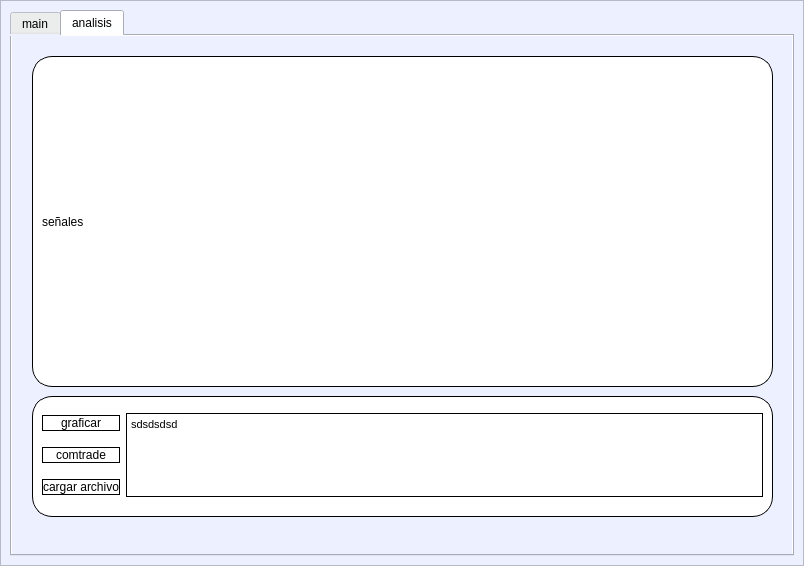
<?xml version="1.0" encoding="UTF-8"?>
<ui version="4.0">
 <class>MainWindow</class>
 <widget class="QMainWindow" name="MainWindow">
  <property name="geometry">
   <rect>
    <x>0</x>
    <y>0</y>
    <width>804</width>
    <height>566</height>
   </rect>
  </property>
  <property name="maximumSize">
   <size>
    <width>10000</width>
    <height>10000</height>
   </size>
  </property>
  <property name="windowTitle">
   <string>MainWindow</string>
  </property>
  <widget class="QWidget" name="centralwidget">
   <layout class="QVBoxLayout" name="verticalLayout">
    <property name="leftMargin">
     <number>0</number>
    </property>
    <property name="topMargin">
     <number>0</number>
    </property>
    <property name="rightMargin">
     <number>0</number>
    </property>
    <property name="bottomMargin">
     <number>0</number>
    </property>
    <item>
     <widget class="QFrame" name="frame">
      <property name="enabled">
       <bool>true</bool>
      </property>
      <property name="styleSheet">
       <string notr="true">background-color: rgb(237, 241, 255);</string>
      </property>
      <property name="frameShape">
       <enum>QFrame::StyledPanel</enum>
      </property>
      <property name="frameShadow">
       <enum>QFrame::Raised</enum>
      </property>
      <layout class="QVBoxLayout" name="verticalLayout_3">
       <item>
        <widget class="QTabWidget" name="menu">
         <property name="enabled">
          <bool>true</bool>
         </property>
         <property name="currentIndex">
          <number>1</number>
         </property>
         <widget class="QWidget" name="t1">
          <attribute name="title">
           <string>main</string>
          </attribute>
          <widget class="QFrame" name="frame_4">
           <property name="geometry">
            <rect>
             <x>40</x>
             <y>10</y>
             <width>721</width>
             <height>401</height>
            </rect>
           </property>
           <property name="styleSheet">
            <string notr="true">background-color: rgb(254, 255, 237);</string>
           </property>
           <property name="frameShape">
            <enum>QFrame::StyledPanel</enum>
           </property>
           <property name="frameShadow">
            <enum>QFrame::Raised</enum>
           </property>
           <widget class="QLabel" name="label">
            <property name="geometry">
             <rect>
              <x>20</x>
              <y>10</y>
              <width>691</width>
              <height>381</height>
             </rect>
            </property>
            <property name="text">
             <string/>
            </property>
            <property name="pixmap">
             <pixmap>../assets/unal.jpg</pixmap>
            </property>
            <property name="scaledContents">
             <bool>true</bool>
            </property>
            <property name="wordWrap">
             <bool>false</bool>
            </property>
           </widget>
          </widget>
          <widget class="QFrame" name="frame_5">
           <property name="geometry">
            <rect>
             <x>40</x>
             <y>410</y>
             <width>721</width>
             <height>51</height>
            </rect>
           </property>
           <property name="styleSheet">
            <string notr="true">background-color: rgb(255, 255, 255);</string>
           </property>
           <property name="frameShape">
            <enum>QFrame::StyledPanel</enum>
           </property>
           <property name="frameShadow">
            <enum>QFrame::Raised</enum>
           </property>
           <widget class="QPushButton" name="Iniciar">
            <property name="geometry">
             <rect>
              <x>10</x>
              <y>10</y>
              <width>75</width>
              <height>23</height>
             </rect>
            </property>
            <property name="text">
             <string>Iniciar</string>
            </property>
           </widget>
          </widget>
         </widget>
         <widget class="QWidget" name="t2">
          <attribute name="title">
           <string>analisis</string>
          </attribute>
          <widget class="QFrame" name="frame_2">
           <property name="enabled">
            <bool>true</bool>
           </property>
           <property name="geometry">
            <rect>
             <x>20</x>
             <y>20</y>
             <width>741</width>
             <height>331</height>
            </rect>
           </property>
           <property name="styleSheet">
            <string notr="true">background-color: rgb(255, 255, 255);
border-radius: 20px;
border: 1px solid #000000</string>
           </property>
           <property name="frameShape">
            <enum>QFrame::StyledPanel</enum>
           </property>
           <property name="frameShadow">
            <enum>QFrame::Raised</enum>
           </property>
           <property name="midLineWidth">
            <number>0</number>
           </property>
           <layout class="QVBoxLayout" name="verticalLayout_4" stretch="0,5">
            <item>
             <widget class="QLabel" name="label_2">
              <property name="enabled">
               <bool>true</bool>
              </property>
              <property name="styleSheet">
               <string notr="true">QFrame{
border: none;
}</string>
              </property>
              <property name="text">
               <string>señales</string>
              </property>
             </widget>
            </item>
            <item>
             <layout class="QVBoxLayout" name="grafica">
              <property name="spacing">
               <number>0</number>
              </property>
             </layout>
            </item>
           </layout>
          </widget>
          <widget class="QFrame" name="frame_3">
           <property name="geometry">
            <rect>
             <x>20</x>
             <y>360</y>
             <width>741</width>
             <height>121</height>
            </rect>
           </property>
           <property name="styleSheet">
            <string notr="true">background-color: rgb(255, 255, 255);
border-radius: 20px;
border: 1px solid #000000</string>
           </property>
           <property name="frameShape">
            <enum>QFrame::StyledPanel</enum>
           </property>
           <property name="frameShadow">
            <enum>QFrame::Raised</enum>
           </property>
           <layout class="QGridLayout" name="gridLayout">
            <item row="0" column="1" rowspan="3">
             <widget class="QTextEdit" name="ResultadoAnalisis">
              <property name="styleSheet">
               <string notr="true">QFrame{
border-radius: 0px;
}</string>
              </property>
              <property name="readOnly">
               <bool>true</bool>
              </property>
              <property name="html">
               <string>&lt;!DOCTYPE HTML PUBLIC &quot;-//W3C//DTD HTML 4.0//EN&quot; &quot;http://www.w3.org/TR/REC-html40/strict.dtd&quot;&gt;
&lt;html&gt;&lt;head&gt;&lt;meta name=&quot;qrichtext&quot; content=&quot;1&quot; /&gt;&lt;style type=&quot;text/css&quot;&gt;
p, li { white-space: pre-wrap; }
&lt;/style&gt;&lt;/head&gt;&lt;body style=&quot; font-family:'MS Shell Dlg 2'; font-size:8.25pt; font-weight:400; font-style:normal;&quot;&gt;
&lt;p style=&quot; margin-top:0px; margin-bottom:0px; margin-left:0px; margin-right:0px; -qt-block-indent:0; text-indent:0px;&quot;&gt;sdsdsdsd&lt;/p&gt;&lt;/body&gt;&lt;/html&gt;</string>
              </property>
             </widget>
            </item>
            <item row="2" column="0">
             <widget class="QPushButton" name="cargarArchivo">
              <property name="text">
               <string>cargar archivo</string>
              </property>
             </widget>
            </item>
            <item row="0" column="0">
             <widget class="QPushButton" name="b_graficar">
              <property name="text">
               <string>graficar</string>
              </property>
             </widget>
            </item>
            <item row="1" column="0">
             <widget class="QPushButton" name="b_comtrade">
              <property name="text">
               <string>comtrade</string>
              </property>
             </widget>
            </item>
           </layout>
          </widget>
         </widget>
        </widget>
       </item>
      </layout>
     </widget>
    </item>
   </layout>
  </widget>
 </widget>
 <resources>
  <include location="../assets/logo.qrc"/>
 </resources>
 <connections/>
</ui>
